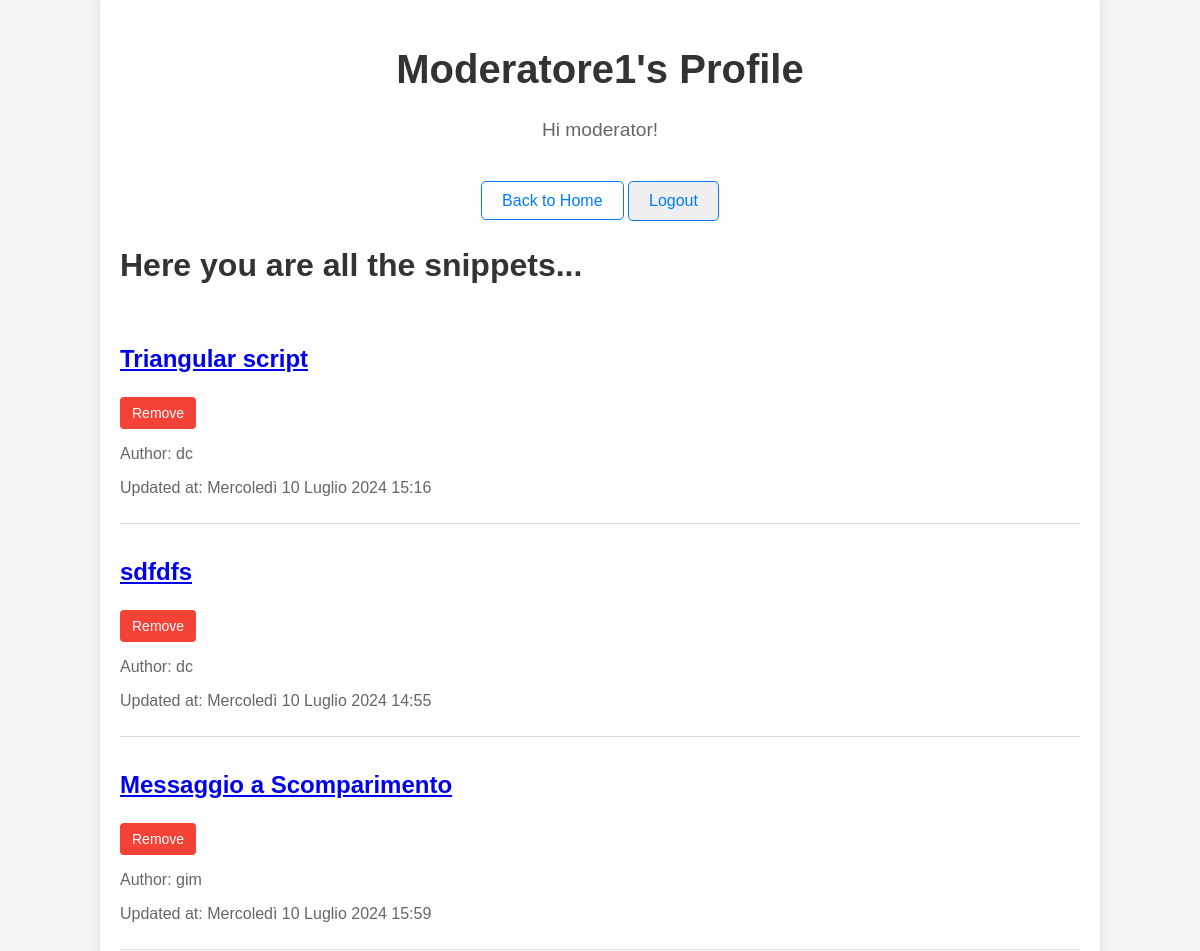
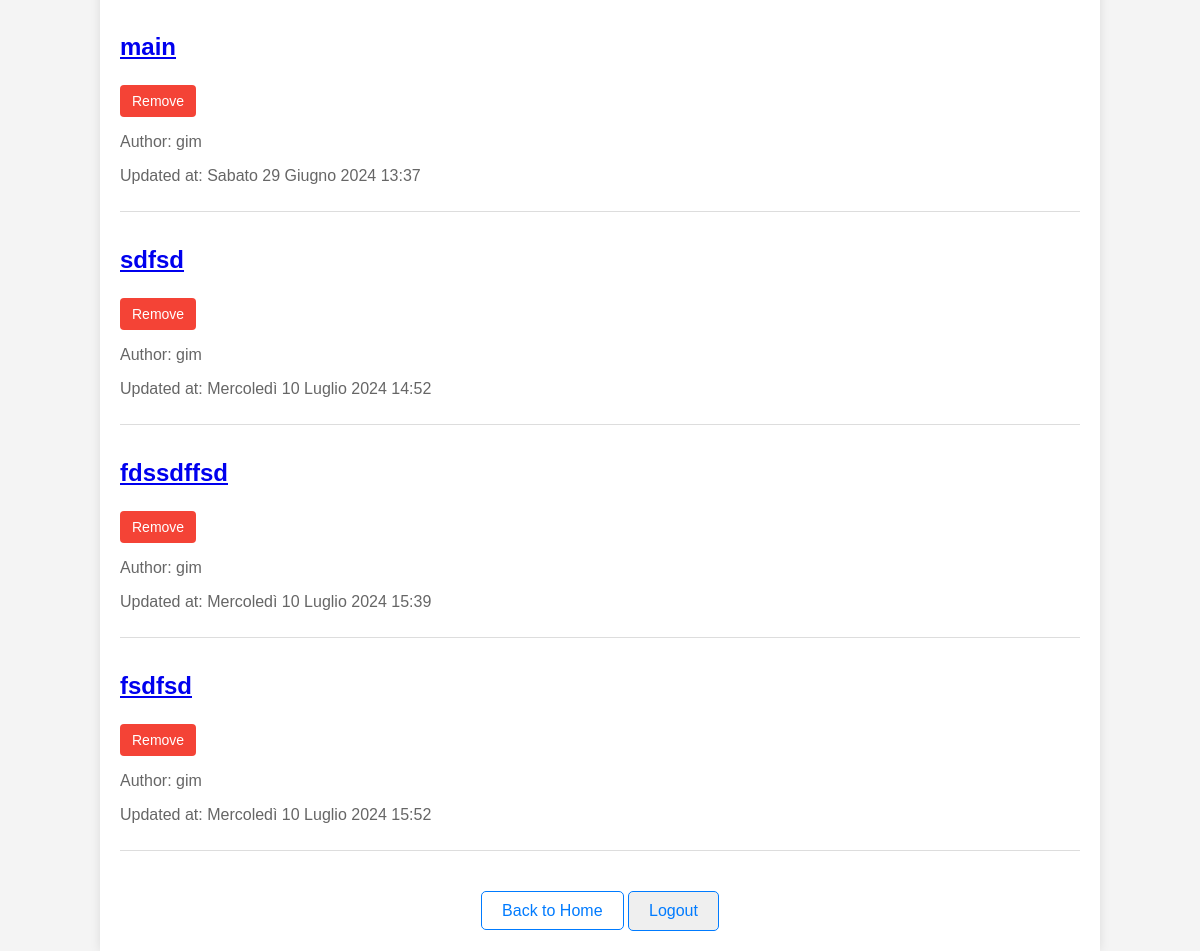
The app's page /accounts/profile/ (signed in), older data (2 pictures, top to bottom).
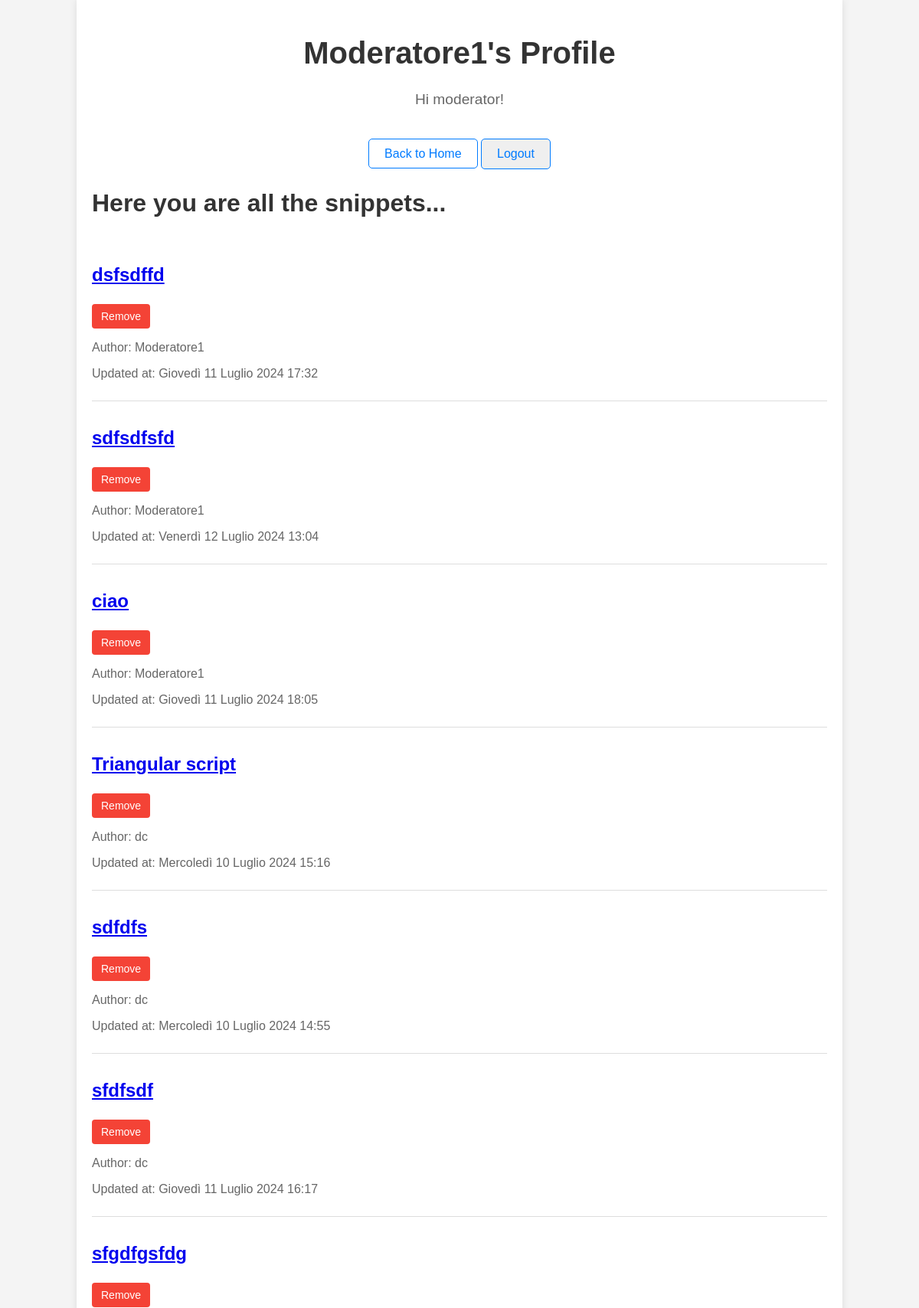
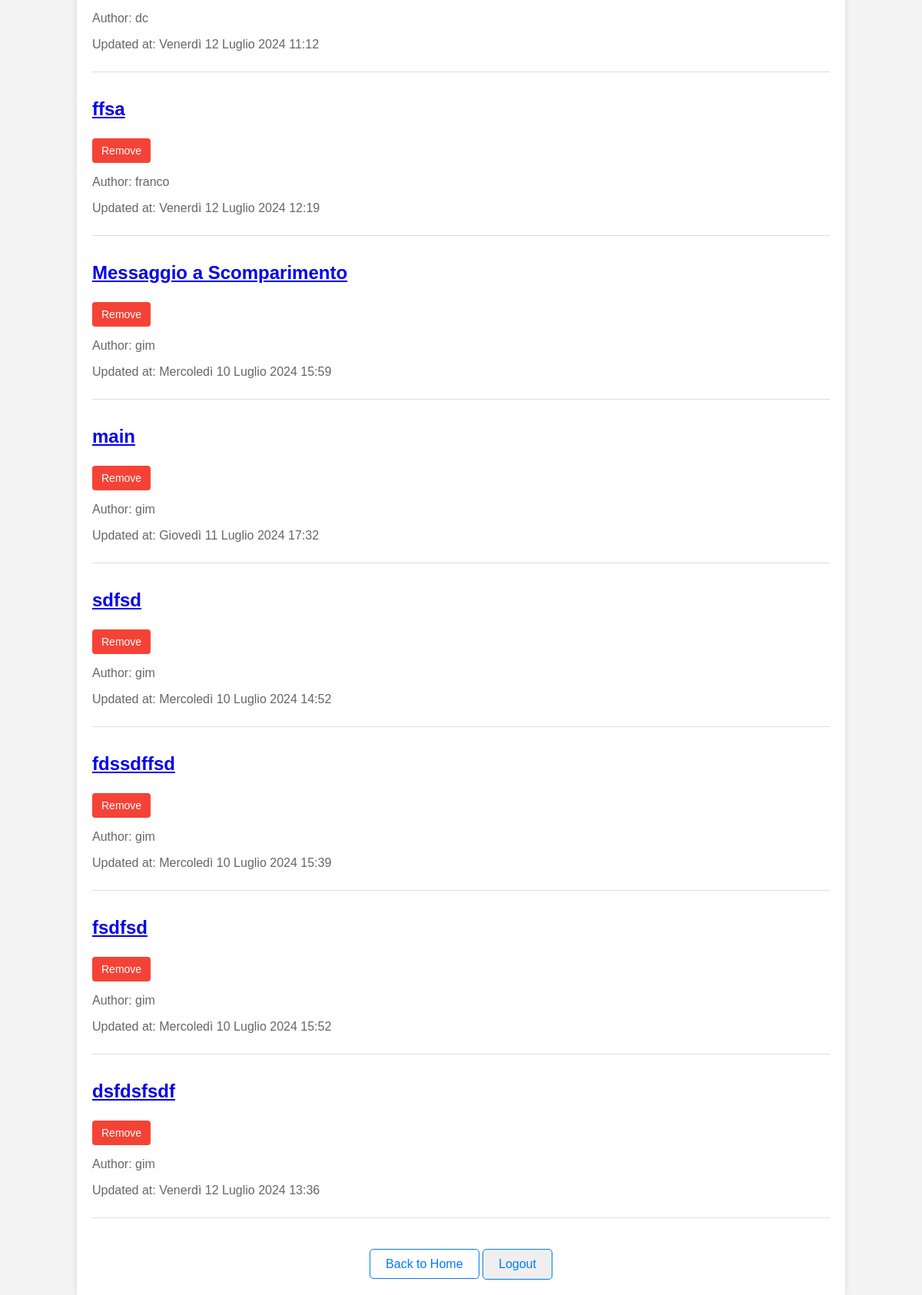
The same page, newer data (2 pictures, top to bottom).
### snippets/models.py (models this page shows, shortened)
class Snippet(models.Model):
    title = models.CharField(max_length=255)
    language = models.ForeignKey(Language, related_name='snippets', on_delete=models.CASCADE)
    author = models.ForeignKey(User, related_name='snippets', on_delete=models.CASCADE)
    description = models.TextField()
    description_html = models.TextField(editable=False)
    code = models.TextField()
    highlighted_code = models.TextField(editable=False)
    pub_date = models.DateTimeField(default=timezone.now, editable=False)
    update_date = models.DateTimeField(default=timezone.now, editable=False)
    tags = models.CharField(max_length=255, default='')
    class Meta:
        ordering = ['-pub_date']

### users/views/profile.py (the view)
# urls.py: path('profile/', profile_view, name='profile'),
@login_required
def profile_view(request):
    user = request.user
    if user.groups.filter(name='Moderator').exists():
        snippets = Snippet.objects.all().order_by('author__username')
        return render(request, 'users/templates/profile/moderator_profile.html', {'user': user, 'snippets': snippets})
    else:
        snippets = Snippet.objects.filter(author=user)
        return render(request, 'users/templates/profile/normal_profile.html', {'user': user, 'snippets': snippets})

### users/templates/profile/moderator_profile.html (shortened to what this page needs)
{% extends "tatum24/templates/base.html" %}
{% load static %}
{% block css %}
    <link rel="stylesheet" href="{% static 'css/profile.css' %}">
{% endblock %}
{% block content %}
    <div class="container">
        <header>
            <h1>{{ user.username }}'s Profile</h1>
            <p>Hi moderator! </p>
        </header>
        <footer>
            <a href="{% url 'home' %}" class="btn">Back to Home</a>
            <form action="{% url 'logout' %}" method="post" style="display: inline;">
                <button type="submit" class="btn btn-secondary">Logout</button>
            </form>
        </footer>
        <main>
            <h2>Here you are all the snippets...</h2>
            {% if snippets %}
                <ul class="snippet-list">
                    {% for snippet in snippets %}
                        <li>
                            <h3><a href="{% url 'snippet_detail' snippet.pk %}">{{ snippet.title }}</a></h3>
                            {% if user.is_authenticated %}
                                <form action="{% url 'snippet_remove' snippet.pk %}" method="post"
                                      class="confirm-delete">
                                    <button type="button" class="remove-button"
                                            onclick="confirmDelete('{{ snippet.pk }}')">Remove
                                    </button>
                                </form>
                            {% endif %}
                            <p class="meta">Author: {{ snippet.author }}</p>
                            <p class="meta">Updated at: {{ snippet.update_date }}</p>
                        </li>
                    {% endfor %}
                </ul>
            {% else %}
                <p>You haven't added any snippets yet.</p>
            {% endif %}
        </main>
        <footer>
            <a href="{% url 'home' %}" class="btn">Back to Home</a>
            <form action="{% url 'logout' %}" method="post" style="display: inline;">
                <button type="submit" class="btn btn-secondary">Logout</button>
            </form>
        </footer>
    </div>
{% endblock %}

Row changes from the older to the newer data that the page shows:
added Snippet: title "dsfsdffd", author "Moderatore1", update_date "Giovedì 11 Luglio 2024 17:32"
added Snippet: title "sdfsdfsfd", author "Moderatore1", update_date "Venerdì 12 Luglio 2024 13:04"
added Snippet: title "ciao", author "Moderatore1", update_date "Giovedì 11 Luglio 2024 18:05"
added Snippet: title "sfdfsdf", author "dc", update_date "Giovedì 11 Luglio 2024 16:17"
added Snippet: title "sfgdfgsfdg", author "dc", update_date "Venerdì 12 Luglio 2024 11:12"
added Snippet: title "ffsa", author "franco", update_date "Venerdì 12 Luglio 2024 12:19"
changed Snippet "main": update_date "Sabato 29 Giugno 2024 13:37" → "Giovedì 11 Luglio 2024 17:32"
added Snippet: title "dsfdsfsdf", author "gim", update_date "Venerdì 12 Luglio 2024 13:36"
